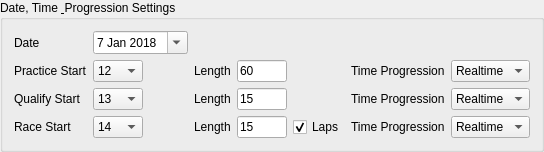
           <widget class="QGroupBox" name="groupBox_5">
            <property name="minimumSize">
             <size>
              <width>0</width>
              <height>0</height>
             </size>
            </property>
            <property name="title">
             <string>Date, Time &amp; Progression Settings</string>
            </property>
            <layout class="QGridLayout" name="gridLayout_10">
             <item row="1" column="0">
              <widget class="QLabel" name="label_27">
               <property name="maximumSize">
                <size>
                 <width>150</width>
                 <height>16777215</height>
                </size>
               </property>
               <property name="text">
                <string>Practice Start</string>
               </property>
              </widget>
             </item>
             <item row="2" column="0">
              <widget class="QLabel" name="label_28">
               <property name="maximumSize">
                <size>
                 <width>150</width>
                 <height>16777215</height>
                </size>
               </property>
               <property name="text">
                <string>Qualify Start</string>
               </property>
              </widget>
             </item>
             <item row="1" column="6">
              <widget class="QComboBox" name="comboBox_21">
               <property name="maximumSize">
                <size>
                 <width>200</width>
                 <height>16777215</height>
                </size>
               </property>
               <item>
                <property name="text">
                 <string>Realtime</string>
                </property>
               </item>
               <item>
                <property name="text">
                 <string>2</string>
                </property>
               </item>
              </widget>
             </item>
             <item row="2" column="5">
              <widget class="QLabel" name="label_39">
               <property name="maximumSize">
                <size>
                 <width>200</width>
                 <height>16777215</height>
                </size>
               </property>
               <property name="text">
                <string>Time Progression</string>
               </property>
              </widget>
             </item>
             <item row="1" column="5">
              <widget class="QLabel" name="label_38">
               <property name="maximumSize">
                <size>
                 <width>200</width>
                 <height>16777215</height>
                </size>
               </property>
               <property name="text">
                <string>Time Progression</string>
               </property>
              </widget>
             </item>
             <item row="2" column="3">
              <widget class="QLineEdit" name="lineEdit_19">
               <property name="maximumSize">
                <size>
                 <width>50</width>
                 <height>16777215</height>
                </size>
               </property>
               <property name="text">
                <string>15</string>
               </property>
              </widget>
             </item>
             <item row="3" column="3">
              <widget class="QLineEdit" name="lineEdit_20">
               <property name="maximumSize">
                <size>
                 <width>50</width>
                 <height>16777215</height>
                </size>
               </property>
               <property name="text">
                <string>15</string>
               </property>
              </widget>
             </item>
             <item row="3" column="0">
              <widget class="QLabel" name="label_29">
               <property name="maximumSize">
                <size>
                 <width>150</width>
                 <height>16777215</height>
                </size>
               </property>
               <property name="text">
                <string>Race Start</string>
               </property>
              </widget>
             </item>
             <item row="1" column="1">
              <widget class="QComboBox" name="comboBox_16">
               <property name="maximumSize">
                <size>
                 <width>50</width>
                 <height>16777215</height>
                </size>
               </property>
               <item>
                <property name="text">
                 <string>12</string>
                </property>
               </item>
               <item>
                <property name="text">
                 <string>2</string>
                </property>
               </item>
              </widget>
             </item>
             <item row="0" column="1">
              <widget class="QDateEdit" name="dateEdit">
               <property name="maximumSize">
                <size>
                 <width>16000</width>
                 <height>16777215</height>
                </size>
               </property>
               <property name="dateTime">
                <datetime>
                 <hour>0</hour>
                 <minute>0</minute>
                 <second>0</second>
                 <year>2018</year>
                 <month>1</month>
                 <day>7</day>
                </datetime>
               </property>
               <property name="calendarPopup">
                <bool>true</bool>
               </property>
              </widget>
             </item>
             <item row="3" column="1">
              <widget class="QComboBox" name="comboBox_18">
               <property name="maximumSize">
                <size>
                 <width>50</width>
                 <height>16777215</height>
                </size>
               </property>
               <item>
                <property name="text">
                 <string>14</string>
                </property>
               </item>
               <item>
                <property name="text">
                 <string>2</string>
                </property>
               </item>
              </widget>
             </item>
             <item row="2" column="1">
              <widget class="QComboBox" name="comboBox_17">
               <property name="maximumSize">
                <size>
                 <width>50</width>
                 <height>16777215</height>
                </size>
               </property>
               <item>
                <property name="text">
                 <string>13</string>
                </property>
               </item>
               <item>
                <property name="text">
                 <string>2</string>
                </property>
               </item>
              </widget>
             </item>
             <item row="1" column="2">
              <widget class="QLabel" name="label_30">
               <property name="maximumSize">
                <size>
                 <width>50</width>
                 <height>16777215</height>
                </size>
               </property>
               <property name="text">
                <string>Length</string>
               </property>
              </widget>
             </item>
             <item row="3" column="2">
              <widget class="QLabel" name="label_32">
               <property name="maximumSize">
                <size>
                 <width>150</width>
                 <height>16777215</height>
                </size>
               </property>
               <property name="text">
                <string>Length</string>
               </property>
              </widget>
             </item>
             <item row="1" column="3">
              <widget class="QLineEdit" name="lineEdit_18">
               <property name="maximumSize">
                <size>
                 <width>50</width>
                 <height>16777215</height>
                </size>
               </property>
               <property name="text">
                <string>60</string>
               </property>
              </widget>
             </item>
             <item row="2" column="2">
              <widget class="QLabel" name="label_31">
               <property name="maximumSize">
                <size>
                 <width>150</width>
                 <height>16777215</height>
                </size>
               </property>
               <property name="text">
                <string>Length</string>
               </property>
              </widget>
             </item>
             <item row="3" column="4">
              <widget class="QCheckBox" name="checkBox_8">
               <property name="layoutDirection">
                <enum>Qt::LeftToRight</enum>
               </property>
               <property name="text">
                <string>Laps</string>
               </property>
               <property name="checked">
                <bool>true</bool>
               </property>
              </widget>
             </item>
             <item row="0" column="0">
              <widget class="QLabel" name="label_9">
               <property name="maximumSize">
                <size>
                 <width>150</width>
                 <height>16777215</height>
                </size>
               </property>
               <property name="text">
                <string>Date</string>
               </property>
              </widget>
             </item>
             <item row="2" column="6">
              <widget class="QComboBox" name="comboBox_22">
               <property name="maximumSize">
                <size>
                 <width>200</width>
                 <height>16777215</height>
                </size>
               </property>
               <item>
                <property name="text">
                 <string>Realtime</string>
                </property>
               </item>
               <item>
                <property name="text">
                 <string>2</string>
                </property>
               </item>
              </widget>
             </item>
             <item row="3" column="6">
              <widget class="QComboBox" name="comboBox_23">
               <property name="maximumSize">
                <size>
                 <width>200</width>
                 <height>16777215</height>
                </size>
               </property>
               <item>
                <property name="text">
                 <string>Realtime</string>
                </property>
               </item>
               <item>
                <property name="text">
                 <string>2</string>
                </property>
               </item>
              </widget>
             </item>
             <item row="3" column="5">
              <widget class="QLabel" name="label_40">
               <property name="maximumSize">
                <size>
                 <width>200</width>
                 <height>16777215</height>
                </size>
               </property>
               <property name="text">
                <string>Time Progression</string>
               </property>
              </widget>
             </item>
            </layout>
           </widget>
